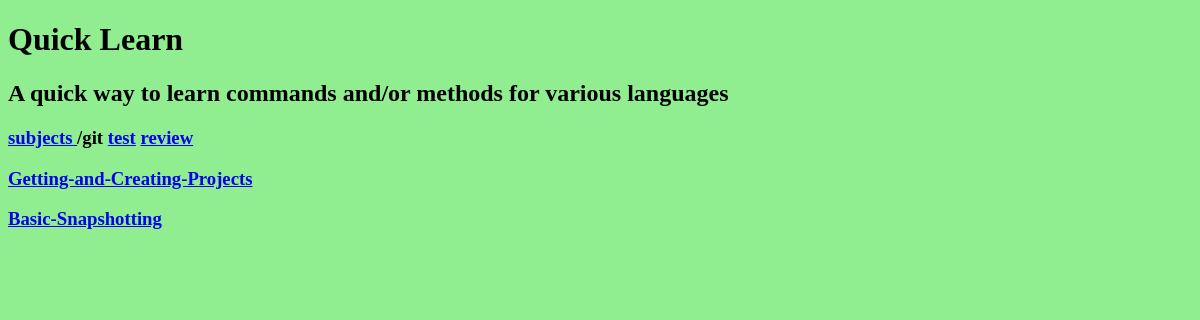
The app's page /subjects/git/, older data.
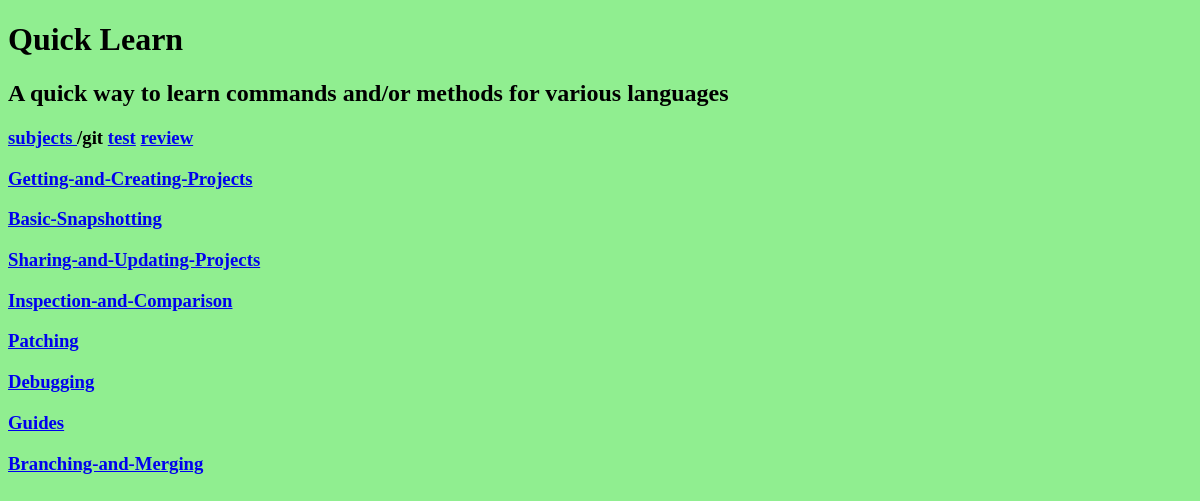
The same page, newer data.
### indexcards/models.py (models this page shows, shortened)
class Subject(models.Model):
    name = models.CharField(max_length=50)

class SubTopic(models.Model):
    name = models.CharField(max_length=50)
    subject = models.ForeignKey(Subject, on_delete=models.CASCADE)

### indexcards/views.py (the view)
# urls.py: path('subjects/<name>/', views.subject_subtopics, name='subject_subtopics'),
def subject_subtopics(request, name):
    try:
        subject = Subject.objects.get(name=name)
        subtopics = SubTopic.objects.all().filter(subject__name = name )
    except Subject.DoesNotExist:
        raise Http404('SUBJECT NOT FOUND')
    return render(request, 'subject_subtopics.html',{ 'subject': subject, 'subtopics' : subtopics})

### indexcards/templates/subject_subtopics.html
{% extends "base.html" %}
{% block content%}
<h3>
  <a href="{% url 'subjects' %}">
    subjects
  </a>
  <span>&#47;{{subject.name}}</span>
  <a href="{% url 'test' subject.name %}">test</a>
  <a  href="{% url 'review' subject.name %}">review</a>
</h3>
<div class="subject_subtopics">
  {% for s in subtopics%}
  <div class="subject_subtopic">
    <a href="{% url 'subtopic_cards' subject.name s.name%}">
      <h3>{{s.name|capfirst}}</h3>
    </a>
  </div>
  {% endfor %}
</div>
{% endblock %}

### indexcards/templates/base.html (shortened to what this page needs)
{% load static%}
<!DOCTYPE html>
<html lang="en" dir="ltr">
  <head>
    <link rel="stylesheet" href="{% static 'styles.css' %}">
  </head>
  <body>
    <h1>Quick Learn</h1>
    <h2>A quick way to learn commands and&#47;or methods for various languages</h2>
    <div class="block-content">
      {% block content %}
      {% endblock %}
    </div>
  </body>
</html>

### static/styles.css (style rules this page uses)
html { -webkit-box-sizing: border-box; -moz-box-sizing: border-box; box-sizing: border-box; }
*, *:before, *:after { -webkit-box-sizing: inherit; -moz-box-sizing: inherit; box-sizing: inherit; }
body { background-color: lightgreen; }

Row changes from the older to the newer data that the page shows:
added SubTopic: name "Sharing-and-Updating-Projects"
added SubTopic: name "Inspection-and-Comparison"
added SubTopic: name "Patching"
added SubTopic: name "Debugging"
added SubTopic: name "Guides"
added SubTopic: name "Branching-and-Merging"
